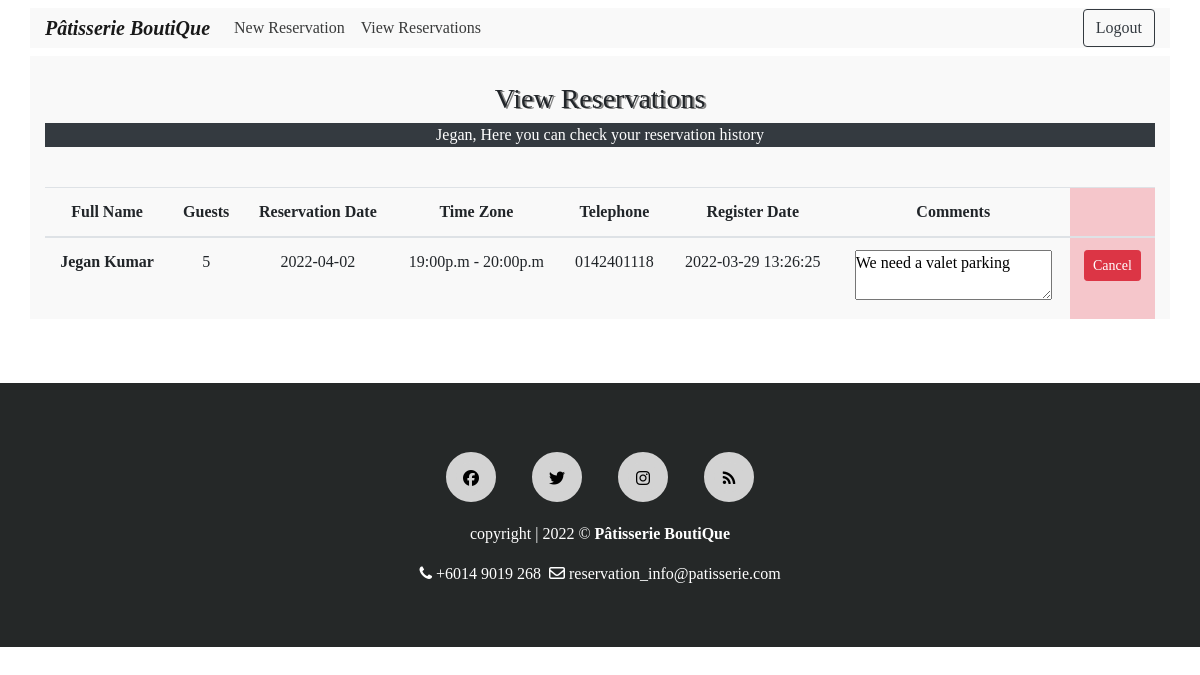
/view_reservations.php (signed in), run on the app's committed database.
### tables this page shows
CREATE TABLE `reservation` (
  `reserv_id` int(11) NOT NULL,
  `f_name` text NOT NULL,
  `l_name` text NOT NULL,
  `num_guests` int(11) NOT NULL,
  `num_tables` int(11) NOT NULL,
  `rdate` date NOT NULL,
  `time_zone` text NOT NULL,
  `telephone` text NOT NULL,
  `comment` mediumtext NOT NULL,
  `reg_date` timestamp NOT NULL DEFAULT current_timestamp(),
  `user_fk` int(11) NOT NULL
);

### includes/view.reservation.inc.php (the view, shortened to what this page needs)
<?php
if(isset($_SESSION['user_id'])){
    require 'includes/dbh.inc.php';
    $user = $_SESSION['user_id'];
    $role = $_SESSION['role'];
    if($role==1){
    $sql = "SELECT * FROM reservation WHERE user_fk = $user";
    $result = $conn->query($sql);
    if ($result->num_rows > 0) {
        echo
        '
            <table class="table table-hover table-responsive-sm text-center">
                <thead>
                    <tr>
                        <th scope="col">Full Name</th>
                        <th scope="col">Guests</th>
                        <th scope="col">Reservation Date</th>
                        <th scope="col">Time Zone</th>
                        <th scope="col">Telephone</th>
                        <th scope="col">Register Date</th>
                        <th scope="col">Comments</th>
                        <th class="table-danger" scope="col"></th>
                    </tr>
                </thead> ';
        while($row = $result->fetch_assoc()) {
        echo"
                <tbody>
                    <tr>
                    <form action='includes/delete.php' method='POST'>
                    <input name='reserv_id' type='hidden' value=".$row["reserv_id"].">
                      <th scope='row'>".$row["f_name"]." ".$row["l_name"]."</th>
                      <td>".$row["num_guests"]."</td>
                      <td>".$row["rdate"]."</td>
                      <td>".$row["time_zone"]."</td>
                      <td>".$row["telephone"]."</td>
                      <td>".$row["reg_date"]."</td>
                      <td><textarea readonly>".$row["comment"]."</textarea></td>
                      <td class='table-danger'><button type='submit' name='delete-submit' class='btn btn-danger btn-sm'>Cancel</button></td>
                          </form>
                    </tr>
              </tbody>";
        }
        echo "</table>";
    }
    else {    echo "<p class='text-white text-center bg-danger'>Your reservation list is empty!<p>"; }
    }
}

### css/style.css (style rules this page uses)
* { margin:0; padding:0; font-family: "Times New Roman", Times, serif; }
body { overflow-y: scroll; overflow-x: hidden; }

### data on the page
reservation: f_name "Jegan", l_name "Kumar", num_guests "5", rdate "2022-04-02", time_zone "19:00p.m - 20:00p.m", telephone "0142401118", reg_date "2022-03-29 13:26:25", comment "We need a valet parking"

### other printed values
$_SESSION['username'] "Jegan"
